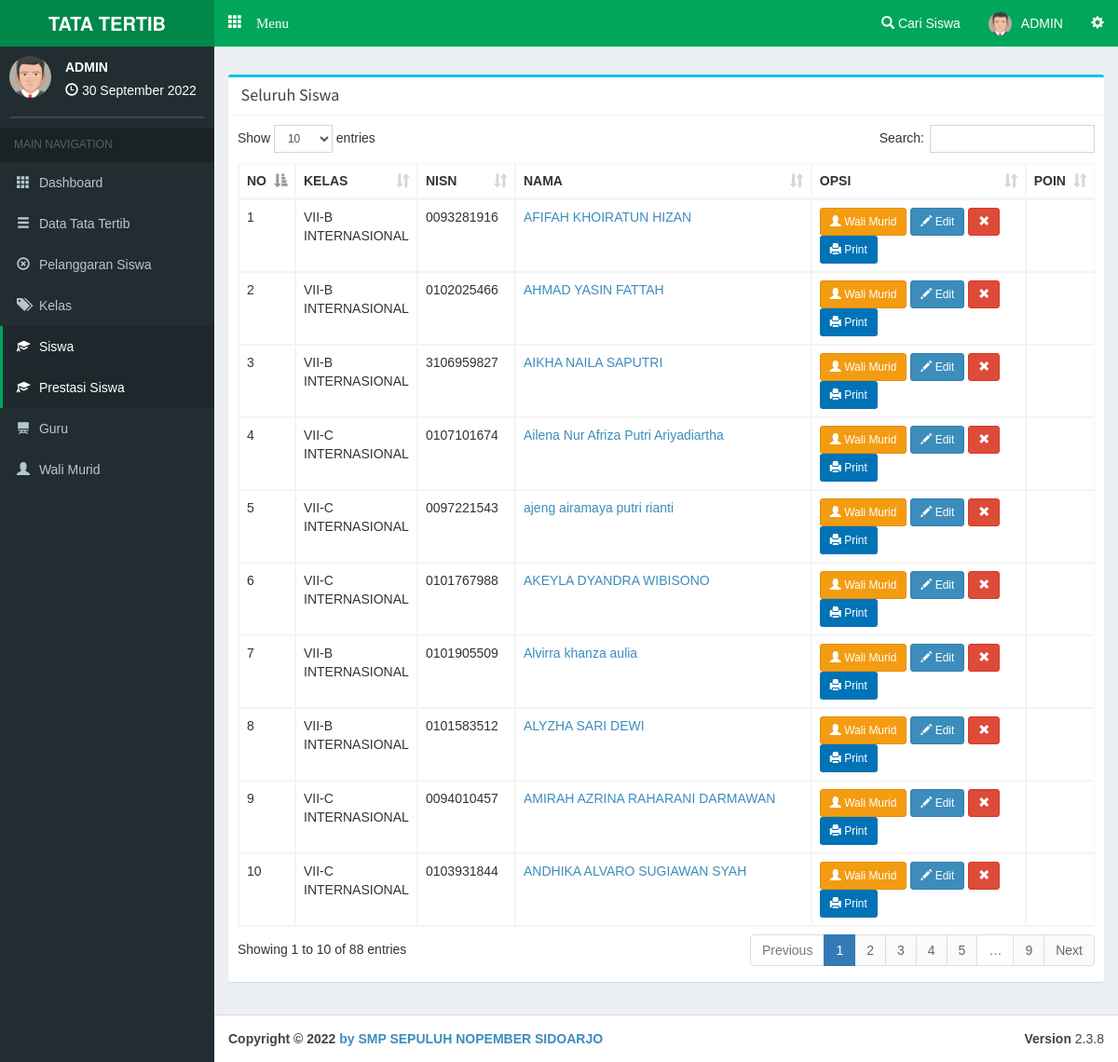
/admin/siswa (signed in), run on the app's committed database.
### tables this page shows
CREATE TABLE `siswa` (
  `c_siswa` varchar(10) NOT NULL,
  `c_kelas` varchar(10) NOT NULL,
  `nisn` varchar(20) NOT NULL,
  `nama` varchar(100) NOT NULL,
  `jk` varchar(1) NOT NULL,
  `alamat` varchar(150) NOT NULL,
  `tl` date NOT NULL
);

CREATE TABLE `kelas` (
  `c_kelas` varchar(10) NOT NULL,
  `kelas` varchar(60) NOT NULL
);

### php/config.php (called while the page is built, shortened)
<?php
$base='http://localhost/pointsiswa/';
$basead='http://localhost/pointsiswa/admin/';
?>

### php/function.php (called while the page is built, shortened)
<?php
function tgl($date){
  $array_bulan = array(1=>'Januari','Februari','Maret', 'April', 'Mei', 'Juni','Juli','Agustus','September','Oktober', 'November','Desember');
  $date = strtotime($date);
  $tanggal = date ('j', $date);
  $bulan = $array_bulan[date('n',$date)];
  $tahun = date('Y',$date);
  $result = $tanggal ." ". $bulan ." ". $tahun;
  return($result);
}
?>

### admin/view/a-siswa.php (the view, shortened to what this page needs)
      <div class="row">
        <div class="col-xs-12 col-md-12 col-lg-12">
          <div class="box box-info">
            <div class="box-header with-border">
            <?php if(isset($_GET['q'])){ ?>
              <h3 class="box-title"></span>&nbsp;Seluruh Siswa Kelas <?php echo $dkelas['kelas']; ?></h3><span style="float:right;"><a href="<?php echo $basead; ?>addsiswa/<?php echo $_GET['q']; ?>" class="btn btn-circle btn-primary"><i class="glyphicon glyphicon-plus"></i> Tambah Siswa</a></span>
            <?php }else{?>
              <h3 class="box-title"></span>&nbsp;Seluruh Siswa</h3>
            <?php } ?>
            </div>
            <div class="box-body table-responsive">
              <table id="example1" class="table table-bordered table-hover">
                <thead>
                <tr>
                  <th width="5%">NO</th>
                <?php if(empty($_GET['q'])){
                  echo '<th width="12%">KELAS</th>';
                } ?>
                  <th>NISN</th>
                  <th>NAMA</th>
                  <th width="25%">OPSI</th>
                  <th width="5%">POIN</th>
                </tr>
                </thead>
                <tbody>
<?php
if(isset($_GET['q'])){
  $smk=mysqli_query($con,"SELECT * FROM siswa where c_kelas='$_GET[q]' order by nama asc ");
}else{
  $smk=mysqli_query($con,"SELECT * FROM siswa order by nama asc ");
}             $vr=1;while($akh=mysqli_fetch_array($smk)){ $kk=mysqli_fetch_array(mysqli_query($con,"SELECT * FROM kelas where c_kelas='$akh[c_kelas]' ")); $p=mysqli_fetch_array(mysqli_query($con,"SELECT sum(bobot) as p from pelanggaran where c_siswa='$akh[c_siswa]' ")); ?>
                <tr>
                  <td><?php echo $vr; ?></td>
                <?php if(empty($_GET['q'])){
                  echo '<td>'.$kk['kelas'].'</td>';
                }?>
                  <td><?php echo $akh['nisn']; ?></td>
                  <td><a href="<?php echo $basead; ?>search/<?php echo $akh['nisn']; ?>"><?php echo $akh['nama']; ?></a></td>
                  <td>
                  <a href="<?php echo $basead; ?>orangtua/<?php echo $akh['c_siswa']; ?>" class="btn btn-sm btn-warning"><i class="glyphicon glyphicon-user"></i> Wali Murid</a>
                  <a href="<?php echo $basead; ?>editsiswa/<?php echo $akh['c_siswa']; ?>" class="btn btn-primary btn-sm"><i class="glyphicon glyphicon-pencil"></i> Edit</a>
                  <a class="btn btn-danger btn-sm" data-target="#hapus<?php echo $akh['c_siswa']; ?>" data-toggle="modal"><i class="glyphicon glyphicon-remove"></i></a>
                  <a target="_blank" class="btn bg-blue btn-sm" href="<?php echo $basead.'print/printpelsiswa?siswa='.$akh['c_siswa']; ?>"><i class="glyphicon glyphicon-print"></i> Print</a></td></td>
                  <td align="center"><a href="<?php echo $basead; ?>lihatpelanggaransiswa/<?php echo $akh['c_siswa']; ?>"><?php echo $p['p']; ?></a>
                  </td>
                </tr>
<?php $vr++; } ?>
                </tbody>
              </table>
            </div>
          </div>
        </div>
      </div>

### admin/main.php (shortened to what this page needs)
<?php date_default_timezone_set('Asia/Jakarta');$date=date('Y-m-d'); require '../php/config.php'; require '../php/function.php'; session_start(); if(empty($_SESSION['c_admin'])){header('location:../login');} $na=mysqli_fetch_array(mysqli_query($con,"SELECT * FROM admin where c_admin='$_SESSION[c_admin]' "));  ?>
<!DOCTYPE html>
<html>
<head>
  <link rel="stylesheet" href="<?php echo $base; ?>theme/bootstrap/css/bootstrap.min.css">
  <link rel="stylesheet" href="<?php echo $base; ?>theme/plugins/datatables/dataTables.bootstrap.css">
  <link rel="stylesheet" href="<?php echo $base; ?>theme/dist/css/AdminLTE.min.css">
  <link rel="stylesheet" href="<?php echo $base; ?>theme/dist/css/skins/_all-skins.min.css">
  <link rel="stylesheet" href="<?php echo $base; ?>theme/plugins/iCheck/square/blue.css">
  <link rel="stylesheet" href="<?php echo $base; ?>theme/plugins/pace/pace.min.css">
  <link rel="stylesheet" href="<?php echo $base; ?>theme/plugins/select2/select2.min.css">
  <link href="<?php echo $base; ?>theme/datetime/css/bootstrap-datetimepicker.min.css" rel="stylesheet">
</head>
<body class="skin-green hold-transition fixed"
oncontextmenu="return false">
<div class="wrapper">
  <header class="main-header">
    <a href="#" class="logo">
      <span class="logo-lg"><b>TATA TERTIB</b></span>
    </a>
    <nav class="navbar navbar-static-top" role="navigation">
     <a href="#" class="glyphicon glyphicon-th" data-toggle="offcanvas" role="button" style="color: #fff;margin-top: 15px;margin-left: 15px;font-size: 15px;"> Menu
      </a>
      <div class="navbar-custom-menu">
        <ul class="nav navbar-nav">
          <li class="dropdown notifications-menu">
            <a href="#" class="dropdown-toggle" data-toggle="dropdown">
              <i class="glyphicon glyphicon-search"></i> Cari Siswa
            </a>
          </li>
          <li class="dropdown user user-menu">
            <a href="#" class="dropdown-toggle" data-toggle="dropdown">
            <img src="<?php echo $base; ?>php/img/avatar1.png" class="user-image" alt="User Image">
              <span class="hidden-xs"><?php echo $na['nama'] ?></span>
            </a>
          </li>
          <li>
            <a href="#" data-toggle="control-sidebar"><i class="glyphicon glyphicon-cog"></i></a>
          </li>
        </ul>
      </div>
    </nav>
  </header>
  <aside class="main-sidebar">
    <section class="sidebar">
      <div class="user-panel">
        <div class="pull-left image">
          <img src="<?php echo $base; ?>php/img/avatar1.png" class="img-circle" alt="User Image">
        </div>
        <div class="pull-left info">
          <p><?php echo $na['nama']; ?></p>
          <i class="glyphicon glyphicon-time"></i> <?php echo tgl(date('d-m-Y')); ?>
        </div>
      </div>
      <form action="#" method="get" class="sidebar-form">
      </form>
<?php
if(empty($_GET['smkakh'])){
  $aak='class="active"';$bak='';$cak='';$drop1='';$drop2='';$drop3='';$dak='';$eak='';$fak='';$gak='';
}
else{
  $act=($_GET['smkakh']);
  if($act=='kategoripelanggaran' or $act=='bentukpelanggaran' or $act=='addbentukpelanggaran' or $act=='sanksipelanggaran' or $act=='addsanksi' or $act=='editsanksi'){
    $aak='';$bak='class="active"';$cak='';$dak='';$eak='';$fak='';$gak='';
    if($act=='kategoripelanggaran'){$drop1='class="active"';$drop2='';$drop3='';}
    else if($act=='bentukpelanggaran' or $act=='addbentukpelanggaran'){$drop1='';$drop2='class="active"';$drop3='';}
    else if($act=='sanksipelanggaran' or $act=='addsanksi' or $act=='editsanksi'){$drop1='';$drop2='';$drop3='class="active"';}
  }
  else if($act=='kelas'){
    $aak='';$bak='';$cak='class="active"';$dak='';$eak='';$fak='';$gak='';$drop1='';$drop2='';$drop3='';
  }
  else if($act=='siswa' or $act=='addsiswa' or $act=='editsiswa'){
    $aak='';$bak='';$cak='';$dak='class="active"';$eak='';$fak='';$gak='';$drop1='';$drop2='';$drop3='';
  }
}
?>
      <ul class="sidebar-menu">
        <li class="header">MAIN NAVIGATION</li>
        <li <?php echo $aak; ?>>
          <a href="<?php echo $basead; ?>">
            <i class="glyphicon glyphicon-th"></i> <span>Dashboard</span>
          </a>
        </li>
        <li <?php echo $bak; ?>>
          <a href="#">
            <i class="glyphicon glyphicon-menu-hamburger"></i>
            <span>Data Tata Tertib</span>
          </a>
        </li>
        <li <?php echo $gak; ?>>
          <a href="<?php echo $basead; ?>pelanggaransiswa">
            <i class="glyphicon glyphicon-remove-circle"></i> <span>Pelanggaran Siswa</span>
          </a>
        </li>
        <li <?php echo $cak; ?>>
          <a href="<?php echo $basead; ?>kelas">
            <i class="glyphicon glyphicon-tags"></i> <span>Kelas</span>
          </a>
        </li>
        <li <?php echo $dak; ?>>
          <a href="<?php echo $basead; ?>siswa">
            <i class="glyphicon glyphicon-education"></i> <span>Siswa</span>
          </a>
        </li>
        <li <?php echo $dak; ?>>
          <a href="<?php echo $basead; ?>prestasi">
            <i class="glyphicon glyphicon-education"></i> <span>Prestasi Siswa</span>
          </a>
        </li>
        <li <?php echo $eak; ?>>
          <a href="<?php echo $basead; ?>guru">
            <i class="glyphicon glyphicon-blackboard"></i> <span>Guru</span>
          </a>
        </li>
        <li <?php echo $fak; ?>>
          <a href="<?php echo $basead; ?>walimurid">
            <i class="glyphicon glyphicon-user"></i> <span>Wali Murid</span>
          </a>
        </li>
      </ul>
    </section>
  </aside>
  <div class="content-wrapper">
    <section class="content-header">
    </section>
    <section class="content">
<?php
  if(empty($_GET['smkakh'])){require 'view/home.php';}
  else{
    $act=($_GET['smkakh']);
    if($act=='kategoripelanggaran'){
      require 'view/a-jenispel.php';
    }
    else if($act=='bentukpelanggaran'){
      require 'view/a-bentukpel.php';
    }
    else if($act=='addbentukpelanggaran'){
      require 'view/a-addbenpel.php';
    }
    else if($act=='sanksipelanggaran'){
      require 'view/a-sanksipel.php';
    }
    else if($act=='addsanksi'){
      require 'view/a-addsanksi.php';
    }
    else if($act=='editsanksi'){
      require 'view/a-editsanksi.php';
    }
    else if($act=='editsanksi'){
      require 'view/a-editsanksi.php';
    }
    else if($act=='kelas'){
      require 'view/a-kelas.php';
    }
    else if($act=='siswa'){
      require 'view/a-siswa.php';
    }
  }
?>
    </section>
  </div>
</div>
  <footer class="main-footer">
    <div class="pull-right hidden-xs">
      <b>Version</b> 2.3.8
    </div>
    <strong>Copyright &copy; 2022 <a href="https://www.aplikasipendidikan.net/">by SMP SEPULUH NOPEMBER SIDOARJO </a></strong>
  </footer>
</body>
</html>

### admin/main.php (style rules this page uses)
body { font-family:arial; }

### data on the page
siswa: kelas.kelas "VII-B INTERNASIONAL", nisn "0093281916", nama "AFIFAH KHOIRATUN HIZAN"
siswa: kelas.kelas "VII-B INTERNASIONAL", nisn "0102025466", nama "AHMAD YASIN FATTAH"
siswa: kelas.kelas "VII-B INTERNASIONAL", nisn "3106959827", nama "AIKHA NAILA SAPUTRI"
siswa: kelas.kelas "VII-C INTERNASIONAL", nisn "0107101674", nama "Ailena Nur Afriza Putri Ariyadiartha"
siswa: kelas.kelas "VII-C INTERNASIONAL", nisn "0097221543", nama "ajeng airamaya putri rianti"
siswa: kelas.kelas "VII-C INTERNASIONAL", nisn "0101767988", nama "AKEYLA DYANDRA WIBISONO"
siswa: kelas.kelas "VII-B INTERNASIONAL", nisn "0101905509", nama "Alvirra khanza aulia"
siswa: kelas.kelas "VII-B INTERNASIONAL", nisn "0101583512", nama "ALYZHA SARI DEWI"
siswa: kelas.kelas "VII-C INTERNASIONAL", nisn "0094010457", nama "AMIRAH AZRINA RAHARANI DARMAWAN"
siswa: kelas.kelas "VII-C INTERNASIONAL", nisn "0103931844", nama "ANDHIKA ALVARO SUGIAWAN SYAH"

### other printed values
$na['nama'] "ADMIN"
